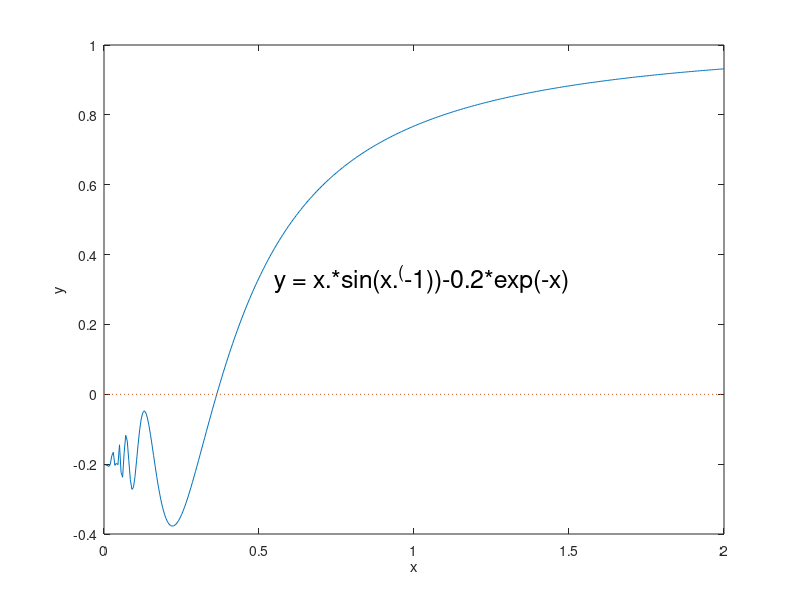

Write MATLAB code to recreate this figure.
% f7_2
% Copyright S. Nakamura, 1995
set(gcf, 'NumberTitle','off','Name', 'Figure 7.2')
clear,clf
 x = 0.:0.005:2;
y = x.*sin(x.^(-1)) - 0.2*exp(-x);
x1 = [0 , 2]; y1 = [0, 0];
plot(x,y, x1, y1, ':')
text(.55, y(150)-0.3, 'y = x.*sin(x.^(-1))-0.2*exp(-x)', ...
          'FontSize', [18])
xlabel('x')
ylabel('y')
%print figure7n2new.ps
